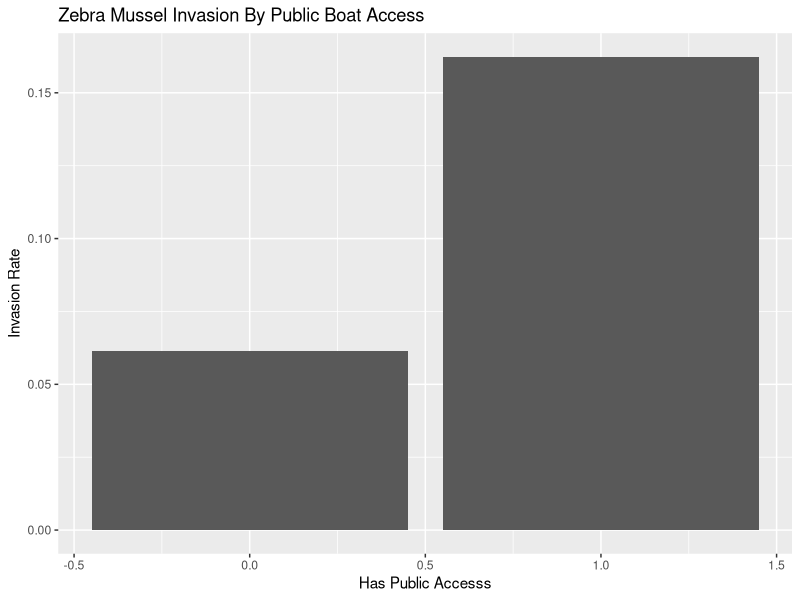

This chart was generated by the following R code:
## ---- chunk 1
library(tidyverse)
library(readxl)
library(dplyr)
## ---- chunk 2
Boat_Access<-read_csv("Data/Public_Boat_Access_Sites.csv")
AIS<-read_csv("Data/WatersWithAIS (1).csv")
Boat_Access
AIS
## ---- chunk 3
Boat_Access<- Boat_Access |>
  rename(Waterbody_Name= WATERBODY_NAME_TEXT)
## ---- chunk 4
Boat_Access$lake_name <- toupper(Boat_Access$Waterbody_Name)
AIS$lake_name <- toupper(AIS$`Waterbody Name`)

AIS <- AIS |>
  mutate(zebra_present = as.integer(str_detect(`Invasive Species`, "Zebra Mussel")) )

## ---- chunk 5
lake_data <- AIS |>
  left_join(Boat_Access, by = "lake_name", relationship = "many-to-many")
## ---- chunk 6
lake_data<- lake_data |> select(`Waterbody Name`, LANDING_TYPE_CODE, RAMP_TYPE_CODE, zebra_present)
lake_data
## ---- chunk 7
boat_summary <- Boat_Access |>
  group_by(lake_name) |>
  summarize(
    has_public_access = 1,  
    any_ramp = as.integer(any(!is.na(RAMP_TYPE_CODE))),
    any_landing = as.integer(any(!is.na(LANDING_TYPE_CODE)))
  )
## ---- chunk 8
lake_data <- AIS |>
  left_join(boat_summary, by = "lake_name")
lake_data <- lake_data
## ---- chunk 9
lake_data <- lake_data |>
  mutate(
    has_public_access = replace_na(has_public_access, 0),
    any_ramp = replace_na(any_ramp, 0),
    any_landing = replace_na(any_landing, 0)
  )
lake_data <- lake_data |>
  select(lake_name, zebra_present, has_public_access, any_ramp, any_landing)
lake_data
## ---- chunk 10
lake_data |>
  group_by(has_public_access) |>
  summarise(invasion_rate = mean(zebra_present, na.rm = TRUE)) |>
  ggplot(lake_data, mapping = aes(x= has_public_access, y = invasion_rate)) +
  geom_col() + 
  labs(
    x = "Has Public Accesss", 
    y = "Invasion Rate",
    title = "Zebra Mussel Invasion By Public Boat Access"
  )
## ---- chunk 11
